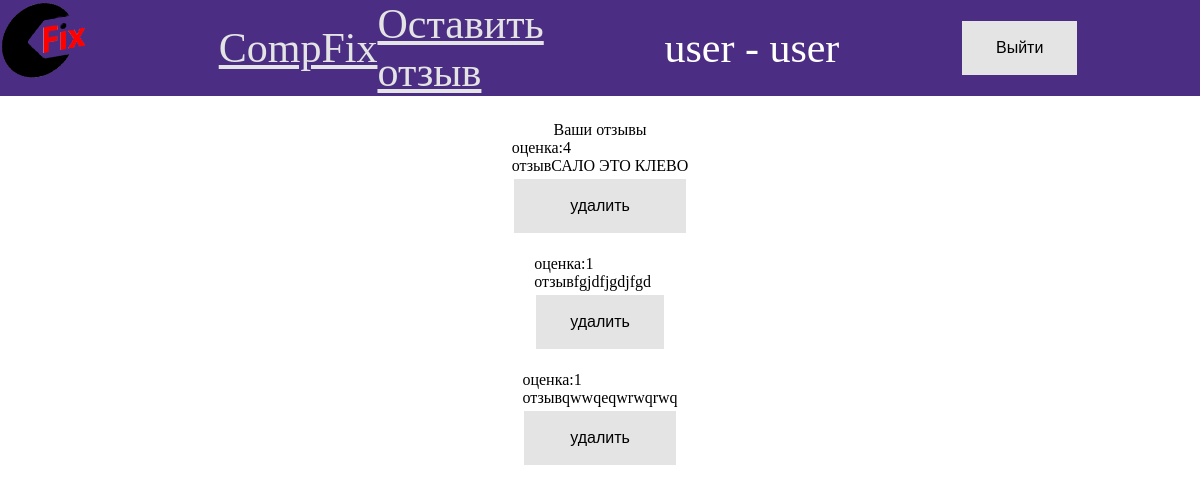
/notUsable.php (signed in), run on the app's committed database.
### tables this page shows
CREATE TABLE `otzivi` (
  `id_otziv` int(11) NOT NULL,
  `id_user` int(11) NOT NULL,
  `stars` int(1) NOT NULL,
  `otziv` text NOT NULL,
  `status` tinyint(1) NOT NULL DEFAULT '0',
  `likes` int(11) NOT NULL DEFAULT '0',
  `dislikes` int(11) NOT NULL DEFAULT '0'
);

### notUsable.php (the view, shortened to what this page needs)
<?php
    require_once 'conn.php';
?>
<!DOCTYPE html>
<html lang="en">
<head>
    <link rel="stylesheet" href="style.css">
</head>
<body>
<header>
        <div id="logo">
            <img src="logo1.png" width='' alt="">
        </div>
        <div id="name"><a href="#">CompFix</a>        <a href="userPage.php">Оставить отзыв</a></div>
        <div id="controls"><p class="loginPHP"><?php echo $_SESSION['login'].' - '.$_SESSION['role'];?></p><form action="" method="get"><input type="submit" value="Выйти" name='leave'></form></div>
    </header>
    <main>
        <div>Ваши отзывы</div>
        <?
            $get = "SELECT `stars`, `otziv`, `id_otziv` FROM otzivi WHERE id_user='".$_SESSION['id_user']."'";
            $sql=mysqli_query($link,$get);
            while($t = mysqli_fetch_row($sql)){
                Echo '<form method="POST">','оценка:', $t[0], '<br>отзыв', $t[1],'<br>','<input type="hidden" name="id_hide" value=',$t[2],'>','<input type="submit" name="del" value="удалить">','</form>','<br>';
            }
        ?>
    </main>
</body>
</html>

### style.css (style rules this page uses)
body { padding: 0; margin:0; max-width: 1920px; margin: 0 auto; }
a,a:visited { color: rgb(228, 228, 228); }
#name { font-family:'Comic Sans MS'; display: inline-flex; align-items: center; justify-content: center; }
header { display:grid; grid-template-columns: 0.5fr 0.5fr 1.5fr; background-color:#4B2E83; font-size: 42px; }
#controls { display: inline-flex; align-items: center; justify-content: space-evenly; flex-wrap: wrap; }
#logo img { transform: skewY(-10deg); width: 50%; }
main { display: flex; flex-direction: column; align-items: center; margin: 25px 0px; justify-content: center; }
form { flex-direction: column ; display: flex; justify-content: center; }
input[type=submit] { border: none; color: white; padding: 16px 32px; text-align: center; text-decoration: none; display: inline-block; font-size: 16px; margin: 4px 2px; transition-duration: 0.4s; cursor: pointer; background-color: rgb(228, 228, 228); color: black; border: 2px solid rgb(228, 228, 228); }
.loginPHP { color:white; margin: 0; }

### data on the page
otzivi: stars "4", otziv "САЛО ЭТО КЛЕВО"
otzivi: stars "1", otziv "fgjdfjgdjfgd"
otzivi: stars "1", otziv "qwwqeqwrwqrwq"

### other printed values
$_SESSION['login'] "user"
$_SESSION['role'] "user"
